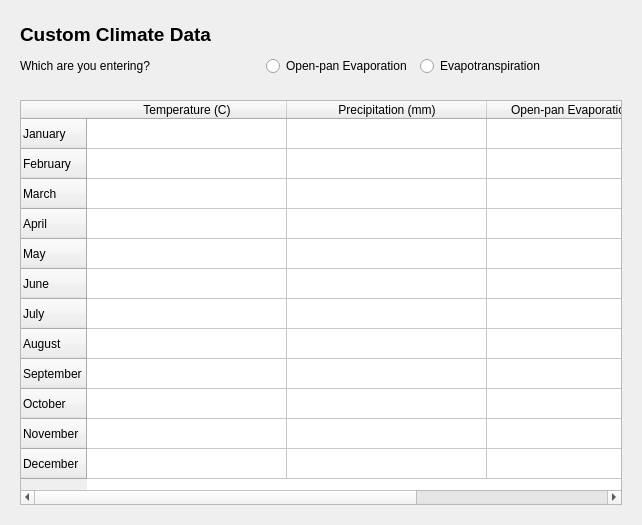
     <widget class="QWidget" name="climateTablePage">
      <layout class="QVBoxLayout" name="verticalLayout_3">
       <item>
        <widget class="QWidget" name="climateTableWidget_2" native="true">
         <property name="sizePolicy">
          <sizepolicy hsizetype="MinimumExpanding" vsizetype="MinimumExpanding">
           <horstretch>0</horstretch>
           <verstretch>0</verstretch>
          </sizepolicy>
         </property>
         <property name="minimumSize">
          <size>
           <width>620</width>
           <height>70</height>
          </size>
         </property>
         <property name="maximumSize">
          <size>
           <width>16777215</width>
           <height>100</height>
          </size>
         </property>
         <layout class="QGridLayout" name="gridLayout_4">
          <item row="0" column="0">
           <widget class="QLabel" name="label_23">
            <property name="sizePolicy">
             <sizepolicy hsizetype="Preferred" vsizetype="Fixed">
              <horstretch>0</horstretch>
              <verstretch>0</verstretch>
             </sizepolicy>
            </property>
            <property name="minimumSize">
             <size>
              <width>0</width>
              <height>30</height>
             </size>
            </property>
            <property name="text">
             <string>&lt;!DOCTYPE HTML PUBLIC &quot;-//W3C//DTD HTML 4.0//EN&quot; &quot;http://www.w3.org/TR/REC-html40/strict.dtd&quot;&gt;
&lt;html&gt;&lt;head&gt;&lt;meta name=&quot;qrichtext&quot; content=&quot;1&quot; /&gt;&lt;style type=&quot;text/css&quot;&gt;
p, li { white-space: pre-wrap; }
&lt;/style&gt;&lt;/head&gt;&lt;body style=&quot; font-family:'Sans'; font-size:10pt; font-weight:400; font-style:normal;&quot;&gt;
&lt;p style=&quot; margin-top:0px; margin-bottom:0px; margin-left:0px; margin-right:0px; -qt-block-indent:0; text-indent:0px;&quot;&gt;&lt;span style=&quot; font-size:14pt; font-weight:600;&quot;&gt;Custom Climate Data&lt;/span&gt;&lt;/p&gt;&lt;/body&gt;&lt;/html&gt;</string>
            </property>
           </widget>
          </item>
          <item row="1" column="0">
           <layout class="QFormLayout" name="formLayout_4">
            <property name="fieldGrowthPolicy">
             <enum>QFormLayout::AllNonFixedFieldsGrow</enum>
            </property>
            <item row="0" column="0">
             <widget class="QLabel" name="label_24">
              <property name="sizePolicy">
               <sizepolicy hsizetype="Fixed" vsizetype="Preferred">
                <horstretch>0</horstretch>
                <verstretch>0</verstretch>
               </sizepolicy>
              </property>
              <property name="minimumSize">
               <size>
                <width>240</width>
                <height>0</height>
               </size>
              </property>
              <property name="maximumSize">
               <size>
                <width>240</width>
                <height>16777215</height>
               </size>
              </property>
              <property name="text">
               <string>Which are you entering?</string>
              </property>
             </widget>
            </item>
            <item row="0" column="1">
             <layout class="QHBoxLayout" name="horizontalLayout_10">
              <property name="spacing">
               <number>8</number>
              </property>
              <item>
               <widget class="QRadioButton" name="openPanEvapCheck">
                <property name="sizePolicy">
                 <sizepolicy hsizetype="Fixed" vsizetype="Fixed">
                  <horstretch>0</horstretch>
                  <verstretch>0</verstretch>
                 </sizepolicy>
                </property>
                <property name="text">
                 <string>Open-pan Evaporation</string>
                </property>
               </widget>
              </item>
              <item>
               <widget class="QRadioButton" name="evapotransCheck">
                <property name="sizePolicy">
                 <sizepolicy hsizetype="Fixed" vsizetype="Fixed">
                  <horstretch>0</horstretch>
                  <verstretch>0</verstretch>
                 </sizepolicy>
                </property>
                <property name="text">
                 <string>Evapotranspiration</string>
                </property>
               </widget>
              </item>
             </layout>
            </item>
           </layout>
          </item>
         </layout>
        </widget>
       </item>
       <item>
        <widget class="QWidget" name="climateTableWidget" native="true">
         <property name="sizePolicy">
          <sizepolicy hsizetype="MinimumExpanding" vsizetype="MinimumExpanding">
           <horstretch>0</horstretch>
           <verstretch>0</verstretch>
          </sizepolicy>
         </property>
         <property name="minimumSize">
          <size>
           <width>400</width>
           <height>400</height>
          </size>
         </property>
         <property name="maximumSize">
          <size>
           <width>16777215</width>
           <height>16777215</height>
          </size>
         </property>
         <layout class="QGridLayout" name="gridLayout_5">
          <item row="0" column="0">
           <widget class="QTableWidget" name="climateTable">
            <property name="sizePolicy">
             <sizepolicy hsizetype="MinimumExpanding" vsizetype="Fixed">
              <horstretch>0</horstretch>
              <verstretch>0</verstretch>
             </sizepolicy>
            </property>
            <property name="minimumSize">
             <size>
              <width>405</width>
              <height>405</height>
             </size>
            </property>
            <property name="maximumSize">
             <size>
              <width>691</width>
              <height>16777215</height>
             </size>
            </property>
            <attribute name="horizontalHeaderDefaultSectionSize">
             <number>200</number>
            </attribute>
            <attribute name="horizontalHeaderMinimumSectionSize">
             <number>200</number>
            </attribute>
            <attribute name="verticalHeaderDefaultSectionSize">
             <number>30</number>
            </attribute>
            <attribute name="verticalHeaderMinimumSectionSize">
             <number>21</number>
            </attribute>
            <attribute name="verticalHeaderDefaultSectionSize">
             <number>30</number>
            </attribute>
            <attribute name="horizontalHeaderMinimumSectionSize">
             <number>200</number>
            </attribute>
            <attribute name="verticalHeaderMinimumSectionSize">
             <number>21</number>
            </attribute>
            <attribute name="horizontalHeaderDefaultSectionSize">
             <number>200</number>
            </attribute>
            <row>
             <property name="text">
              <string>January</string>
             </property>
            </row>
            <row>
             <property name="text">
              <string>February</string>
             </property>
            </row>
            <row>
             <property name="text">
              <string>March</string>
             </property>
            </row>
            <row>
             <property name="text">
              <string>April</string>
             </property>
            </row>
            <row>
             <property name="text">
              <string>May</string>
             </property>
            </row>
            <row>
             <property name="text">
              <string>June</string>
             </property>
            </row>
            <row>
             <property name="text">
              <string>July</string>
             </property>
            </row>
            <row>
             <property name="text">
              <string>August</string>
             </property>
            </row>
            <row>
             <property name="text">
              <string>September</string>
             </property>
            </row>
            <row>
             <property name="text">
              <string>October</string>
             </property>
            </row>
            <row>
             <property name="text">
              <string>November</string>
             </property>
            </row>
            <row>
             <property name="text">
              <string>December</string>
             </property>
            </row>
            <column>
             <property name="text">
              <string>Temperature (C)</string>
             </property>
            </column>
            <column>
             <property name="text">
              <string>Precipitation (mm)</string>
             </property>
            </column>
            <column>
             <property name="text">
              <string>Open-pan Evaporation (mm)</string>
             </property>
            </column>
           </widget>
          </item>
         </layout>
        </widget>
       </item>
      </layout>
     </widget>
